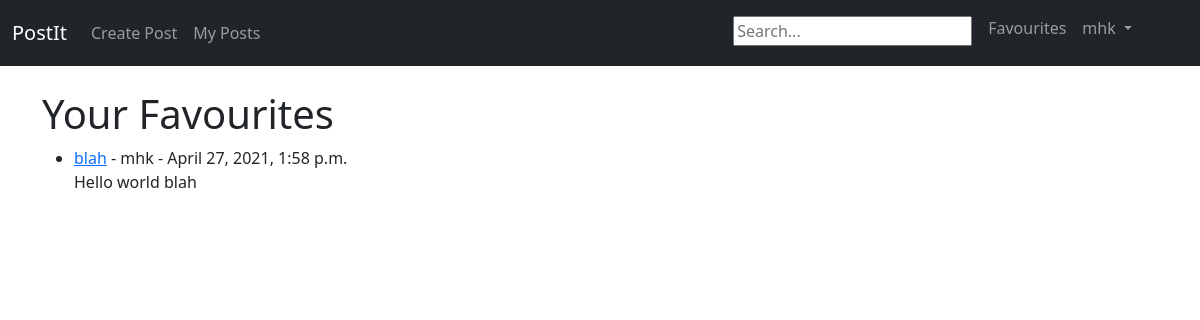
/favourites/ (signed in), run on an earlier commit of the app's database.
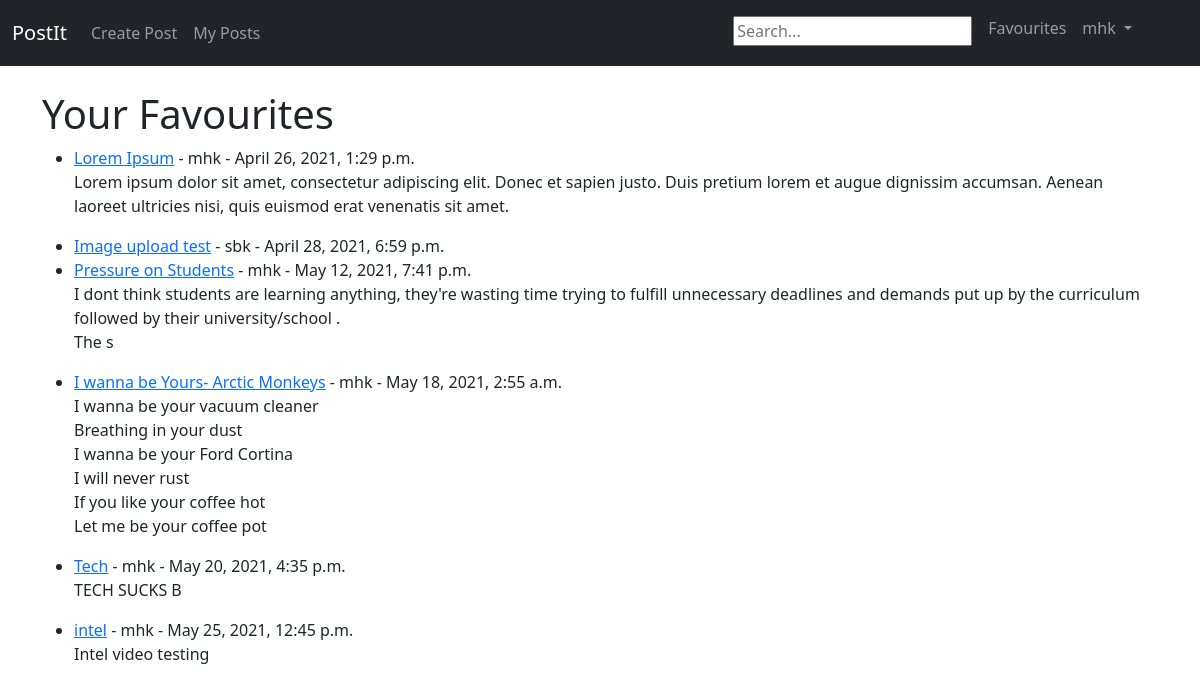
And on a later commit of the database.
### postIt/models.py (models this page shows, shortened)
class Post(models.Model):
    class Categories(models.TextChoices):
        WORLD = 'world'
        ENVIRONMENT = 'environment'
        TECHNOLOGY = 'technology'
        DESIGN = 'design'
        CULTURE = 'culture'
        BUSINESS = 'business'
        POLITICS = 'politics'
        OPINION = 'opinion'
        SCIENCE = 'science'
        HEALTH = 'health'
        STYLE = 'style'
        TRAVEL = 'travel'
    title = models.CharField(max_length=200, unique=True)
    author = models.ForeignKey(User, on_delete=models.CASCADE)
    category = models.CharField(max_length=50, choices=Categories.choices, default=Categories.OPINION)
    content = RichTextField(blank=True, null=True)
    photo = models.ImageField(null=True, blank=True, upload_to="images/")
    video_file = models.FileField(null=True, blank=True, upload_to="videos/")
    created_on = models.DateTimeField(auto_now_add=True)
    likes = models.ManyToManyField(User, related_name='site_post')
    no_of_likes = models.IntegerField(default=0)
    no_of_dislikes = models.IntegerField(default=0)
    favourite = models.BooleanField(default=False)

### postIt/views.py (the view)
# urls.py: path('favourites/', FavouritesView, name='favourites'),
def FavouritesView(request):
    fav_posts = []
    results = Post.objects.all()
    for post in results:
        if post.likes.filter(id=request.user.id).exists():
            fav_posts.append(post)
    return render(request, 'favourites.html', {'fav_posts': fav_posts})

### postIt/templates/favourites.html
{% extends 'base.html' %}
{% block content %}
{% if fav_posts %}
<h1>Your Favourites</h1>
<ul>
{% for post in fav_posts %}
    <li><a href="{% url 'post_detail' post.pk %}">
        {{post.title}}</a> - {{post.author}} - {{post.created_on}}
        <br/>
        {{ post.content|slice:":200"|safe }}
    </li>
{% endfor %}
</ul>
{% else %}
    <h2>Go Favourite a post Please</h2>
{% endif %}
{% endblock %}

What changed in the data, as far as the page shows it:
removed Post: title "blah", author "mhk", created_on "April 27, 2021, 1:58 p.m.", content "Hello world blah"
now on this page (row edited): Post: title "Lorem Ipsum", author "mhk", created_on "April 26, 2021, 1:29 p.m.", content "Lorem ipsum dolor sit amet, consectetur adipiscing elit. Donec et sapien justo. Duis pretium lorem et augue dignissim accumsan. Aenean laoreet ultricies nisi, quis euismod erat venenatis sit amet."
now on this page (row unchanged): Post: title "Image upload test", author "sbk", created_on "April 28, 2021, 6:59 p.m."
added Post: title "Pressure on Students", author "mhk", created_on "May 12, 2021, 7:41 p.m.", content "I dont think students are learning anything, they're wasting time trying to fulfill unnecessary deadlines and demands put up by the curriculum followed by their university/school . The s"
added Post: title "I wanna be Yours- Arctic Monkeys", author "mhk", created_on "May 18, 2021, 2:55 a.m.", content "I wanna be your vacuum cleaner Breathing in your dust I wanna be your Ford Cortina I will never rust If you like your coffee hot Let me be your coffee pot"
added Post: title "Tech", author "mhk", created_on "May 20, 2021, 4:35 p.m.", content "TECH SUCKS B"
added Post: title "intel", author "mhk", created_on "May 25, 2021, 12:45 p.m.", content "Intel video testing"
